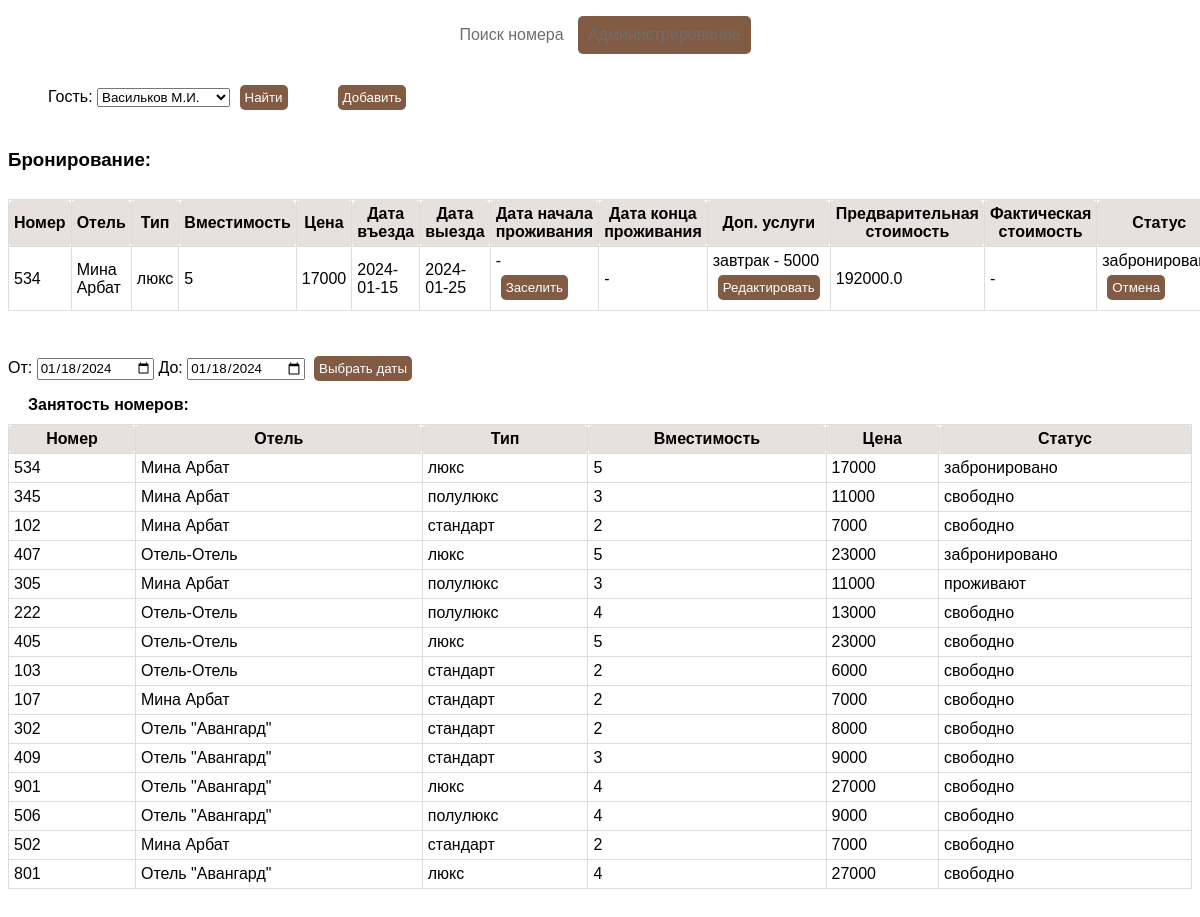
The page /show on the database its author committed.
### tables this page shows
CREATE TABLE user (
            user_id VARCHAR(11) PRIMARY KEY,
            user_name VARCHAR(50) NOT NULL
        );

CREATE TABLE booking (
            booking_id INTEGER PRIMARY KEY AUTOINCREMENT,
            user_id VARCHAR(11) NOT NULL,
            room_id INTEGER NOT NULL,
            check_in_date DATE NOT NULL,
            check_out_date DATE NOT NULL,
            room_status_id INTEGER NOT NULL,
            live_in_date DATE,
            live_out_date DATE,

            FOREIGN KEY (user_id) REFERENCES user(user_id) ON DELETE CASCADE,
            FOREIGN KEY (room_id) REFERENCES room(room_id) ON DELETE CASCADE,
            FOREIGN KEY (room_status_id) REFERENCES room_status(room_status_id) ON DELETE CASCADE
        );

CREATE TABLE hotel (
            hotel_id INTEGER PRIMARY KEY AUTOINCREMENT,
            hotel_name VARCHAR(50) NOT NULL,
            hotel_address VARCHAR(50) NOT NULL
        );

CREATE TABLE room_type (
            room_type_id INTEGER PRIMARY KEY AUTOINCREMENT,
            room_type_name VARCHAR(15) NOT NULL
        );

### controllers/show.py (the view, shortened to what this page needs)
@app.route('/show', methods=['GET', 'POST'])
def show():
    conn = get_db_connection()
    today_date = date.today().strftime('%Y-%m-%d')
    min_date = (date.today() + timedelta(days=1)).strftime('%Y-%m-%d')
    date_from = min_date
    date_to = min_date
    if 'user_id' not in session:
        session['user_id'] = get_first_user_id(conn)
    is_edit = False
    booking_id = -1
    selected_services = []
    if request.form.get('show'):
        session['user_id'] = request.form.get('user_id')
        is_edit = False
        booking_id = -1
    elif request.form.get('cancel_booking'):
        booking_id = int(request.form.get('booking_id'))
        cancel_booking(conn, booking_id)
        is_edit = False
        booking_id = -1
    elif request.form.get('services_next'):
        booking_id = int(request.form.get('booking_id'))
        is_edit = True
        selected_services = get_selected_services(conn, booking_id)
    elif request.form.get('services_save'):
        booking_id = int(request.form.get('booking_id'))
        del_booking_services(conn, booking_id)
        services = request.form.getlist('additional_services_id')
        for service in services:
            add_booking_services(conn, booking_id, int(service))
    elif request.form.get('user_id') and request.form.get('user_name'):
        session['user_id'] = get_new_user(conn, request.form.get('user_id'), request.form.get('user_name'))
    elif request.form.get('set_live_in_date'):
        booking_id = int(request.form.get('booking_id'))
        set_live_in_date(conn, booking_id, today_date)
    elif request.form.get('set_live_out_date'):
        booking_id = int(request.form.get('booking_id'))
        set_live_out_date(conn, booking_id, today_date)
    df_services = get_additional_services(conn)
    df_user = get_user(conn)
    df_booking = get_booking(conn, session['user_id'])
    df_room_status = get_room_status(conn, date_from, date_to)
    html = render_template(
        'show.html',
        user_id=session['user_id'],
        df_user=df_user,
        len=len,
        df_booking=df_booking,
        is_edit=is_edit,
        booking_id=booking_id,
        df_services=df_services,
        selected_services=selected_services,
        today_date=today_date,
        mid_date=min_date,
        date_from=date_from,
        date_to=date_to,
        df_room_status=df_room_status,
    )
    return html

### models/show_model.py (called while the page is built)
def get_user(conn):
    return pd.read_sql(
        '''
            SELECT
                user_id,
                user_name
            FROM
                user
        ''',
        conn
    )

def get_additional_services(conn):
    return pd.read_sql(
        '''
            SELECT
                additional_services_id,
                additional_services_name
            FROM
                additional_services
        ''',
        conn
    )

def get_first_user_id(conn):
    cursor = conn.cursor()
    cursor.execute(
        '''
            SELECT user_id FROM user
        '''
    )
    user_id = cursor.fetchone()[0]
    cursor.close()
    return user_id

### utils.py (called while the page is built)
def get_db_connection():
    return sqlite3.connect('hotel_database.sqlite')

### templates/show.html (shortened to what this page needs)
<!DOCTYPE HTML>
<html>
    <head>
        <link rel="stylesheet" type="text/css" href="/static/css/static.css" />
        {% macro render_select(select_name, vis_field, val_field, combo_box, id) %}
        <select name='{{select_name}}'>
            {% for i in range(len(combo_box)) %}
                <option
                    value="{{ combo_box.loc[i, val_field] }}"
                    {% if combo_box.loc[i, val_field] == id %} selected {% endif %}>
                    {{combo_box.loc[i, vis_field]}}
                </option>
                    {% endfor %}
        </select>
        {% endmacro %}
        {% macro render_booking(table_name, df_booking, booking_id) %}
            <p>
                <h3>{{table_name}}</h3>
            </p>
            <table class="table">
                <tr>
                    {% for name in df_booking.dtypes.index %}
                        {% if name != 'booking_id' %}
                            <th>{{ name }}</th>
                        {% endif %}
                    {% endfor %}
                </tr>
                <tbody>
                    {% for i in range(len(df_booking)) %}
                        <tr>
                            <td>{{ df_booking.loc[i, 'Номер'] }}</td>
                            <td>{{ df_booking.loc[i, 'Отель'] }}</td>
                            <td>{{ df_booking.loc[i, 'Тип'] }}</td>
                            <td>{{ df_booking.loc[i, 'Вместимость'] }}</td>
                            <td>{{ df_booking.loc[i, 'Цена'] }}</td>
                            <td>{{ df_booking.loc[i, 'Дата въезда'] }}</td>
                            <td>{{ df_booking.loc[i, 'Дата выезда'] }}</td>
                            {% if df_booking.loc[i, 'Дата начала проживания'] %}
                                <td>{{ df_booking.loc[i, 'Дата начала проживания'] }}</td>
                            {% else %}
                                <td> -
                                    {% if df_booking.loc[i, 'Статус'] == 'забронировано' and today_date >= df_booking.loc[i, 'Дата въезда'] and today_date <= df_booking.loc[i, 'Дата выезда'] %}
                                    <form action="" method="post">
                                        <input type="submit" name="set_live_in_date" value="Заселить" />
                                    </form>
                                    {% endif %}
                                </td>
                            {% endif %}
                            {% if df_booking.loc[i, 'Дата конца проживания'] %}
                                <td>{{ df_booking.loc[i, 'Дата конца проживания'] }}
                                </td>
                            {% else %}
                                <td> -
                                </td>
                            {% endif %}
                            <td>
                                {% if df_booking.loc[i, 'Статус'] == 'забронировано' %}
                                    {% if booking_id == df_booking.loc[i, 'booking_id'] and is_edit %}
                                        <form action="" method="post">
                                            <input type="text" name="booking_id" value="{{df_booking.loc[i, 'booking_id']}}" hidden />
                                            {{ render_multiple_select('additional_services_id', 'additional_services_name', 'additional_services_id', df_services, selected_services) }}<br>
                                            <input type="submit" name="services_save" value="Подтвердить" />
                                        </form>
                                    {% else %}
                                        <form action="" method="post">
                                            {{ df_booking.loc[i, 'Доп. услуги'] }}<br>
                                            <input type="submit" name="services_next" value="Редактировать" />
                                        </form>
                                    {% endif %}
                                {% else %}
                                    {{ df_booking.loc[i, 'Доп. услуги'] }}
                                {% endif %}
                            </td>
                            <td>{{ df_booking.loc[i, 'Предварительная стоимость'] }}</td>
                            {% if df_booking.loc[i, 'Фактическая стоимость'] %}
                                <td>{{ df_booking.loc[i, 'Фактическая стоимость'] }}</td>
                            {% else %}
                                <td> - </td>
                            {% endif %}
                            {% if df_booking.loc[i, 'Статус'] == 'забронировано' %}
                                <form action="" method="post">
                                    <td>
                                        {{ df_booking.loc[i, 'Статус'] }}<br>
                                        <input type="submit" name="cancel_booking" value="Отмена" />
                                    </td>
                                </form>
                            {% else %}
                                <td>{{ df_booking.loc[i, 'Статус'] }}</td>
                            {% endif %}
                        </tr>
                    {% endfor %}
                </tbody>
            </table>
        {% endmacro %}
        {% macro render_table(table_name, relation) %}
            <p>
                <b>{{table_name}} </b>
            </p>
            {% set n = len(relation) %}
            <table class="table">
                    <tr>
                        {% for name in relation.dtypes.index %}
                            <th>{{name}}</th>
                        {% endfor %}
                    </tr>
                <tbody>
                    {% for i in range(n) %}
                        <tr>
                            {% for name in relation.dtypes.index %}
                                <td>
                                    {{ relation.loc[i, name] }}
                                </td>
                            {% endfor %}
                        </tr>
                    {% endfor %}
                </tbody>
            </table>
        {% endmacro %}
    </head>
    <body>
        <div class = "menu">
            <ul>
                <li>
                    <a href = '{{ url_for("index") }}'>
                        Поиск номера
                    </a>
                </li>
                <li class="active">
                    <a href='{{url_for("show")}}'>
                    </a>
                </li>
            </ul>
        </div>
        <p>
            <div class="flex row">
                <p>
                    <form action='' method ="post">
                        Гость:
                            {{ render_select('user_id', 'user_name', 'user_id', df_user, user_id) }}
                        <input type="submit" name="show" value="Найти">
                    </form>
                </p>
                <form action = {{ url_for("new_user") }} method = "post">
                    <input type = "submit" value = "Добавить">
                </form>
            </div>
            <p>
                {{ render_booking('Бронирование:', df_booking, booking_id) }}
            </p>
            <p>
                <form action = '' method = "post">
                    <label>От:
                        <input type="date" name="date_from" min="{{min_date}}" value="{{date_from}}">
                    </label>
                    <label>До:
                        <input type="date" name="date_to" min="{{min_date}}" value="{{date_to}}">
                    </label>
                    <input type="submit" name='find' value="Выбрать даты">
                </form>
                <p>
                    {{ render_table('Занятость номеров:', df_room_status) }}
                </p>
            </p>
        </p>
    </body>
</html>

### static/CSS/static.css (style rules this page uses)
body, input { font-family: Verdana, Geneva, Tahoma, sans-serif }
input[type="submit"] { background-color: #825B45; color: white; border: 0px; border-radius: 5px; padding: 5px; margin: 5px; }
.menu { text-align: center; background-color: #ffffff; width: 100%; }
.table { width: 100%; margin-bottom: 20px; border: 1px solid #dddddd; border-collapse: collapse; border-radius: 5px; }
.table th { font-weight: bold; padding: 5px; background: #825b4530; border: 1px solid #dddddd; border-radius: 5px; }
.table td { border: 1px solid #dddddd; padding: 5px; }
.menu li { display: inline-block; vertical-align:middle; padding: 10px; color: #6f6d6d; }
.menu a { text-decoration: none; color: #6f6d6d; }
.menu ul { padding: 0px; }
.active { background-color: #825B45; color: #f8f8f8; border-radius: 5px; }
.flex { display: flex; }
.flex input { margin-left: 5px; }
p { padding: 0px 10px 5px 10px; margin: 0px 10px 5px 10px; }
.row { flex-direction: row; }

### rows shown on the page
user: user_id "Васильков М.И."
booking: check_in_date "2024-01-15", check_out_date "2024-01-25"
hotel: hotel_name "Мина Арбат" "Мина Арбат" "Мина Арбат" "Мина Арбат" "Мина Арбат" "Мина Арбат"
room_type: room_type_name "люкс" "люкс" "люкс" "люкс" "люкс"
room_type: room_type_name "полулюкс" "полулюкс" "полулюкс" "полулюкс"
room_type: room_type_name "стандарт" "стандарт" "стандарт" "стандарт" "стандарт" "стандарт"
hotel: hotel_name "Отель-Отель" "Отель-Отель" "Отель-Отель" "Отель-Отель"
hotel: hotel_name "Отель \"Авангард\"" "Отель \"Авангард\"" "Отель \"Авангард\"" "Отель \"Авангард\"" "Отель \"Авангард\""

### other values the page prints
{{ table_name }} "Бронирование:"
{{ name }} "Номер" "Отель" "Тип" "Вместимость" "Цена" "Дата въезда" "Дата выезда" "Дата начала проживания" "Дата конца проживания" "Доп. услуги" "Предварительная стоимость" "Фактическая стоимость" "Статус"
{{ df_booking.loc[i, 'Номер'] }} "534"
{{ df_booking.loc[i, 'Отель'] }} "Мина Арбат"
{{ df_booking.loc[i, 'Тип'] }} "люкс"
{{ df_booking.loc[i, 'Вместимость'] }} "5"
{{ df_booking.loc[i, 'Цена'] }} "17000"
{{ df_booking.loc[i, 'Доп. услуги'] }} "завтрак - 5000"
{{ df_booking.loc[i, 'Предварительная стоимость'] }} "192000.0"
{{ table_name }} "Занятость номеров:"
{{ name }} "Номер" "Отель" "Тип" "Вместимость" "Цена" "Статус"
{{ relation.loc[i, name] }} "534" "5" "17000" "забронировано" "345" "3" "11000" "свободно" "102" "2" "7000" "свободно" "407" "5" "23000" "забронировано" "305" "3" "11000" "проживают" "222" "4" "13000" "свободно" "405" "5" "23000" "свободно" "103" "2" "6000" "свободно" "107" "2" "7000" "свободно" "302" "2" "8000" "свободно" "409" "3" "9000" "свободно" "901" "4" "27000" "свободно" "506" "4" "9000" "свободно" "502" "2" "7000" "свободно" "801" "4" "27000" "свободно"
